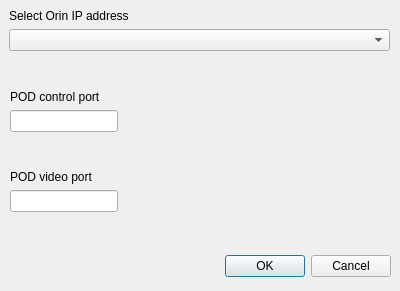
<?xml version="1.0" encoding="UTF-8"?>
<ui version="4.0">
 <class>SetupDialog</class>
 <widget class="QDialog" name="SetupDialog">
  <property name="geometry">
   <rect>
    <x>0</x>
    <y>0</y>
    <width>400</width>
    <height>291</height>
   </rect>
  </property>
  <property name="windowTitle">
   <string>Dialog</string>
  </property>
  <widget class="QDialogButtonBox" name="buttonBox">
   <property name="geometry">
    <rect>
     <x>10</x>
     <y>250</y>
     <width>381</width>
     <height>32</height>
    </rect>
   </property>
   <property name="orientation">
    <enum>Qt::Orientation::Horizontal</enum>
   </property>
   <property name="standardButtons">
    <set>QDialogButtonBox::StandardButton::Cancel|QDialogButtonBox::StandardButton::Ok</set>
   </property>
  </widget>
  <widget class="QWidget" name="verticalLayoutWidget">
   <property name="geometry">
    <rect>
     <x>9</x>
     <y>9</y>
     <width>381</width>
     <height>71</height>
    </rect>
   </property>
   <layout class="QVBoxLayout" name="verticalLayout">
    <item>
     <widget class="QLabel" name="label">
      <property name="text">
       <string>Select Orin IP address</string>
      </property>
     </widget>
    </item>
    <item>
     <widget class="QComboBox" name="mIpAddrComboBox"/>
    </item>
    <item>
     <spacer name="verticalSpacer_2">
      <property name="orientation">
       <enum>Qt::Orientation::Vertical</enum>
      </property>
      <property name="sizeHint" stdset="0">
       <size>
        <width>20</width>
        <height>20</height>
       </size>
      </property>
     </spacer>
    </item>
   </layout>
  </widget>
  <widget class="QWidget" name="verticalLayoutWidget_2">
   <property name="geometry">
    <rect>
     <x>10</x>
     <y>90</y>
     <width>381</width>
     <height>71</height>
    </rect>
   </property>
   <layout class="QVBoxLayout" name="verticalLayout_2">
    <item>
     <widget class="QLabel" name="label_2">
      <property name="text">
       <string>POD control port</string>
      </property>
     </widget>
    </item>
    <item>
     <widget class="QLineEdit" name="mPodContorlPortLineEdit">
      <property name="sizePolicy">
       <sizepolicy hsizetype="Fixed" vsizetype="Fixed">
        <horstretch>0</horstretch>
        <verstretch>0</verstretch>
       </sizepolicy>
      </property>
     </widget>
    </item>
    <item>
     <spacer name="verticalSpacer">
      <property name="orientation">
       <enum>Qt::Orientation::Vertical</enum>
      </property>
      <property name="sizeHint" stdset="0">
       <size>
        <width>20</width>
        <height>40</height>
       </size>
      </property>
     </spacer>
    </item>
   </layout>
  </widget>
  <widget class="QWidget" name="verticalLayoutWidget_3">
   <property name="geometry">
    <rect>
     <x>10</x>
     <y>170</y>
     <width>381</width>
     <height>71</height>
    </rect>
   </property>
   <layout class="QVBoxLayout" name="verticalLayout_3">
    <item>
     <widget class="QLabel" name="label_3">
      <property name="text">
       <string>POD video port</string>
      </property>
     </widget>
    </item>
    <item>
     <widget class="QLineEdit" name="mPodContorlVideoPortLineEdit">
      <property name="sizePolicy">
       <sizepolicy hsizetype="Fixed" vsizetype="Fixed">
        <horstretch>0</horstretch>
        <verstretch>0</verstretch>
       </sizepolicy>
      </property>
     </widget>
    </item>
    <item>
     <spacer name="verticalSpacer_3">
      <property name="orientation">
       <enum>Qt::Orientation::Vertical</enum>
      </property>
      <property name="sizeHint" stdset="0">
       <size>
        <width>18</width>
        <height>40</height>
       </size>
      </property>
     </spacer>
    </item>
   </layout>
  </widget>
 </widget>
 <resources/>
 <connections>
  <connection>
   <sender>buttonBox</sender>
   <signal>accepted()</signal>
   <receiver>SetupDialog</receiver>
   <slot>accept()</slot>
   <hints>
    <hint type="sourcelabel">
     <x>248</x>
     <y>254</y>
    </hint>
    <hint type="destinationlabel">
     <x>157</x>
     <y>274</y>
    </hint>
   </hints>
  </connection>
  <connection>
   <sender>buttonBox</sender>
   <signal>rejected()</signal>
   <receiver>SetupDialog</receiver>
   <slot>reject()</slot>
   <hints>
    <hint type="sourcelabel">
     <x>316</x>
     <y>260</y>
    </hint>
    <hint type="destinationlabel">
     <x>286</x>
     <y>274</y>
    </hint>
   </hints>
  </connection>
 </connections>
</ui>
